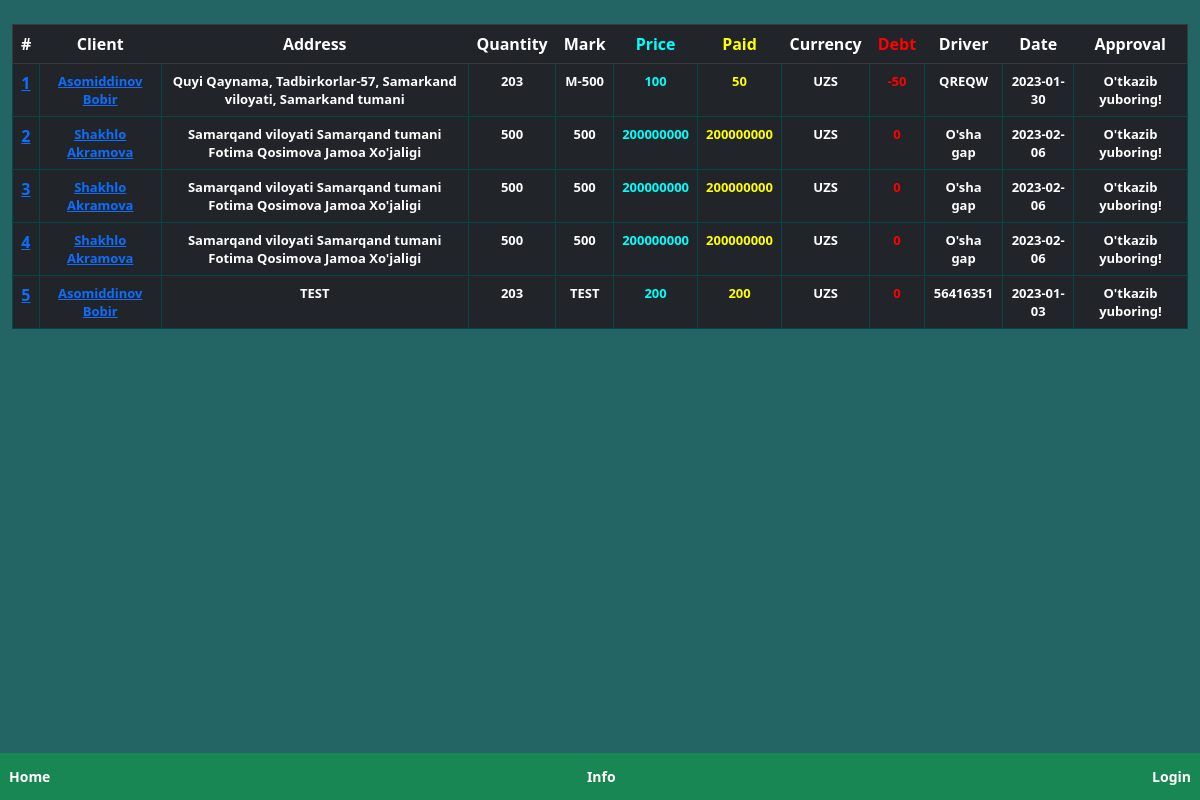
/info, run on an earlier commit of the app's database.
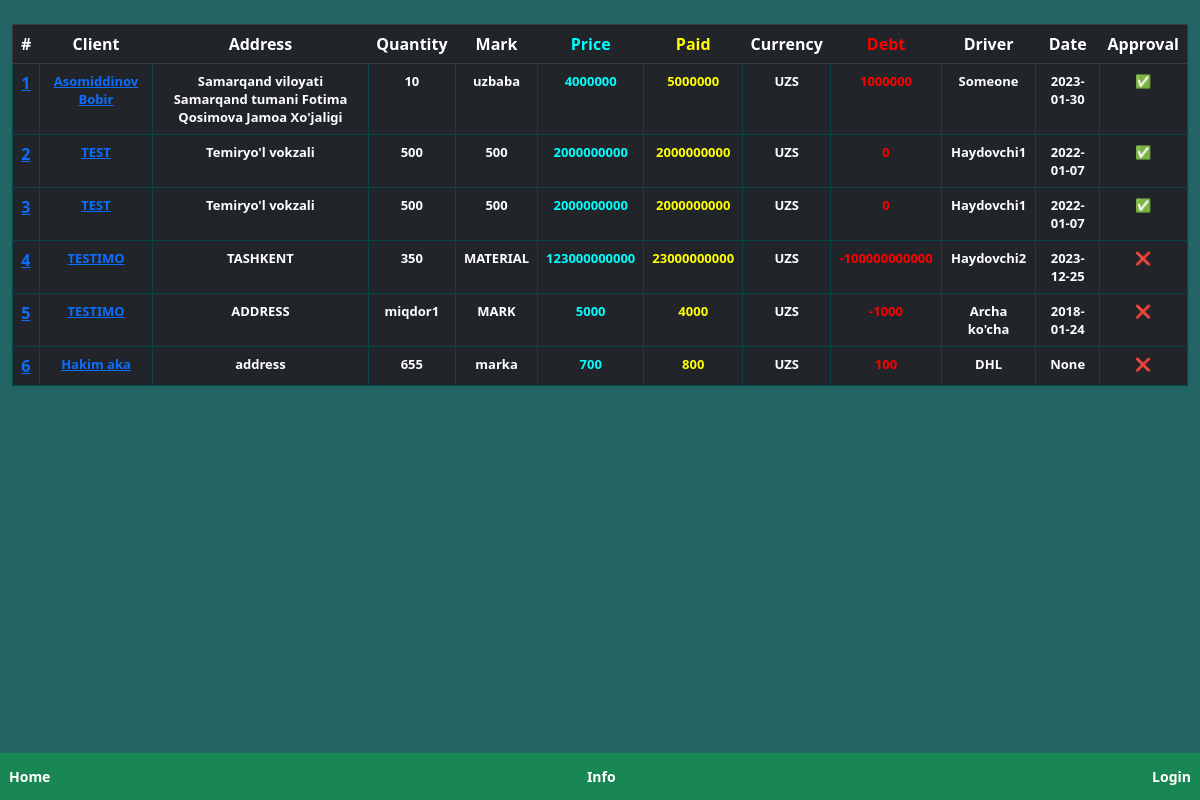
And on a later commit of the database.
### forms.py (models this page shows, shortened)
class Reg(db.Model):
    id = db.Column(db.Integer, primary_key=True)
    client = db.Column(db.String(1000))
    address = db.Column(db.String(1000))
    quantity = db.Column(db.Integer)
    mark = db.Column(db.String(1000))
    price = db.Column(db.Integer)
    paid = db.Column(db.Integer)
    currency = db.Column(db.String())
    driver = db.Column(db.String(1000))
    date = db.Column(db.String())
    approve = db.Column(db.String())

### routes.py (the view)
@app.route("/info", methods=["GET", "POST"])
def info():
    form = Mine()
    if form.validate_on_submit:
        reg = Reg.query.filter_by(id=Reg.id).all()
        return render_template("info.html", form=form, reg=reg, user=current_user)

### templates/info.html (shortened to what this page needs)
{% extends 'layout.html' %}
{% block content %} <br>
<div class="container-fluid" class="">
    <table class="table table-dark text-center">
        <thead class="thead-dark">
            <tr class="table-dark">
                <th scope="col">#</th>
                <th scope="col">Client</th>
                <th scope="col">Address</th>
                <th scope="col">Quantity</th>
                <th scope="col">Mark</th>
                <th scope="col" style="color: aqua;">Price</th>
                <th scope="col" style="color: yellow;">Paid</th>
                <th scope="col">Currency</th>
                <th scope="col" style="color: red;">Debt</th>
                <th scope="col">Driver</th>
                <th scope="col">Date</th>
                <th scope="col">Approval</th>
            </tr>
        </thead>
        {% for i in reg %}
        <tbody>
            <tr>
                <th scope="row"><a href="{{ url_for('info_id', id=i.id) }}">{{ i.id }}</a></th>
                <td><a href="{{ url_for('info_id', id=i.id) }}">{{ i.client }}</a></td>
                <td>{{ i.address }}</td>
                <td>{{ i.quantity }}</td>
                <td>{{ i.mark }}</td>
                <td style="color: aqua;">{{ i.price }}</td>
                <td style="color: yellow;">{{ i.paid }}</td>
                <td>{{ i.currency }}</td>
                <td style="color: red;">{{ i.paid - i.price }}</td>
                <td>{{ i.driver }}</td>
                <td>{{ i.date }}</td>
                <td>{{ i.approve }}</td>
            </tr>
        </tbody>
        {% endfor %}
    </table>
</div>
{% endblock %}

### templates/layout.html (shortened to what this page needs)
<head>
    <link href="https://cdn.jsdelivr.net/npm/bootstrap@5.3.0-alpha1/dist/css/bootstrap.min.css" rel="stylesheet"
>
</head>
<body>
    {% if user.is_authenticated %}
    <nav class="navbar bg-success fixed-bottom" class="container-fluid justify-content-center">
        <a href="/index">
            <button class="btn btn-sm btn-success" type="button"><b>Home</b></button>
        </a>
        <a href="/generator">
            <button class="btn btn-sm btn-success" type="button"><b>QRGenerator</b></button>
        </a>
        <a href="/action">
            <button class="btn btn-sm btn-success" type="button"><b>Action</b></button>
        </a>
        <a href="/info">
            <button class="btn btn-sm btn-success" type="button"><b>Info</b></button>
        </a>
        <a href="/sign_up">
            <button class="btn btn-sm btn-success" type="button"><b>Sign Up</b></button>
        </a>
        <a href="/logout">
            <button class="btn btn-sm btn-success" type="button"><b>Logout</b></button>
        </a>
    </nav>
    <p><b>{{ user.id }} | {{ user.fullname }} | {{ user.email }}</b></p>
    <style>
        p {
            text-align: end;
        }
    </style>
    {% else %}
    <nav class="navbar bg-success fixed-bottom" class="container-fluid justify-content-center">
        <a href="/index">
            <button class="btn btn-sm btn-success" type="button"><b>Home</b></button>
        </a>
        <a href="/info">
            <button class="btn btn-sm btn-success" type="button"><b>Info</b></button>
        </a>
        <a href="/login">
            <button class="btn btn-sm btn-success" type="button"><b>Login</b></button>
        </a>
    </nav>
    {% endif %}
</body>
{% block content %}
{% endblock %}

### templates/layout.html (style rules this page uses)
body { background-color: rgb(35, 100, 100); }

### templates/info.html (style rules this page uses)
td { border: 1px solid rgb(5, 70, 70); }
tr { border: 1px solid rgb(5, 70, 70); }
td { font-size: small; font-weight: bold; }

What changed in the data, as far as the page shows it:
changed Reg "Asomiddinov Bobir": address "Quyi Qaynama, Tadbirkorlar-57, Samarkand viloyati, Samarkand tumani" → "Samarqand viloyati Samarqand tumani Fotima Qosimova Jamoa Xo'jaligi"; quantity "203" → "10"; mark "M-500" → "uzbaba"; price "100" → "4000000"; paid "50" → "5000000"; i.paid-i.price "-50" → "1000000"; driver "QREQW" → "Someone"; approve "O'tkazib yuboring!" → "✅"
changed Reg id 2: client "Shakhlo Akramova" → "TEST"; address "Samarqand viloyati Samarqand tumani Fotima Qosimova Jamoa Xo'jaligi" → "Temiryo'l vokzali"; price "200000000" → "2000000000"; paid "200000000" → "2000000000"; driver "O'sha gap" → "Haydovchi1"; date "2023-02-06" → "2022-01-07"; approve "O'tkazib yuboring!" → "✅"
changed Reg id 3: client "Shakhlo Akramova" → "TEST"; address "Samarqand viloyati Samarqand tumani Fotima Qosimova Jamoa Xo'jaligi" → "Temiryo'l vokzali"; price "200000000" → "2000000000"; paid "200000000" → "2000000000"; driver "O'sha gap" → "Haydovchi1"; date "2023-02-06" → "2022-01-07"; approve "O'tkazib yuboring!" → "✅"
changed Reg id 4: client "Shakhlo Akramova" → "TESTIMO"; address "Samarqand viloyati Samarqand tumani Fotima Qosimova Jamoa Xo'jaligi" → "TASHKENT"; quantity "500" → "350"; mark "500" → "MATERIAL"; price "200000000" → "123000000000"; paid "200000000" → "23000000000"; i.paid-i.price "0" → "-100000000000"; driver "O'sha gap" → "Haydovchi2"; date "2023-02-06" → "2023-12-25"; approve "O'tkazib yuboring!" → "❌"
changed Reg id 5: client "Asomiddinov Bobir" → "TESTIMO"; address "TEST" → "ADDRESS"; quantity "203" → "miqdor1"; mark "TEST" → "MARK"; price "200" → "5000"; paid "200" → "4000"; i.paid-i.price "0" → "-1000"; driver "56416351" → "Archa ko'cha"; date "2023-01-03" → "2018-01-24"; approve "O'tkazib yuboring!" → "❌"
added Reg: id "6", client "Hakim aka", address "address", quantity "655", mark "marka", price "700", paid "800", currency "UZS", i.paid-i.price "100", driver "DHL", date "None", approve "❌"
